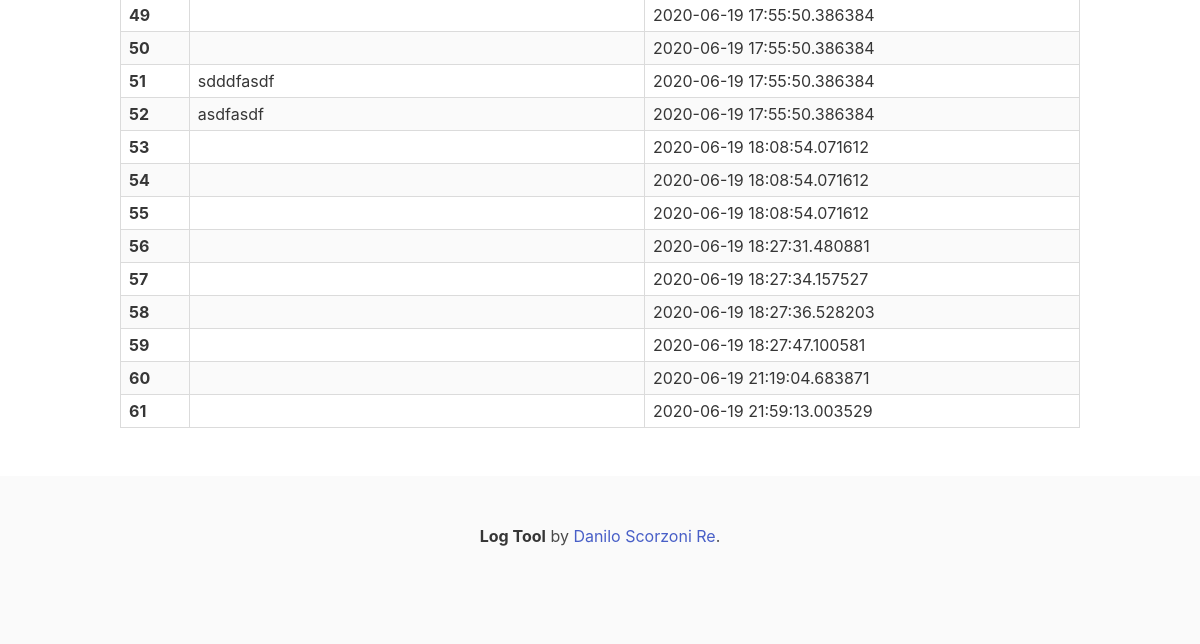
Before: /current_logs (signed in, lower part) with the older database file.
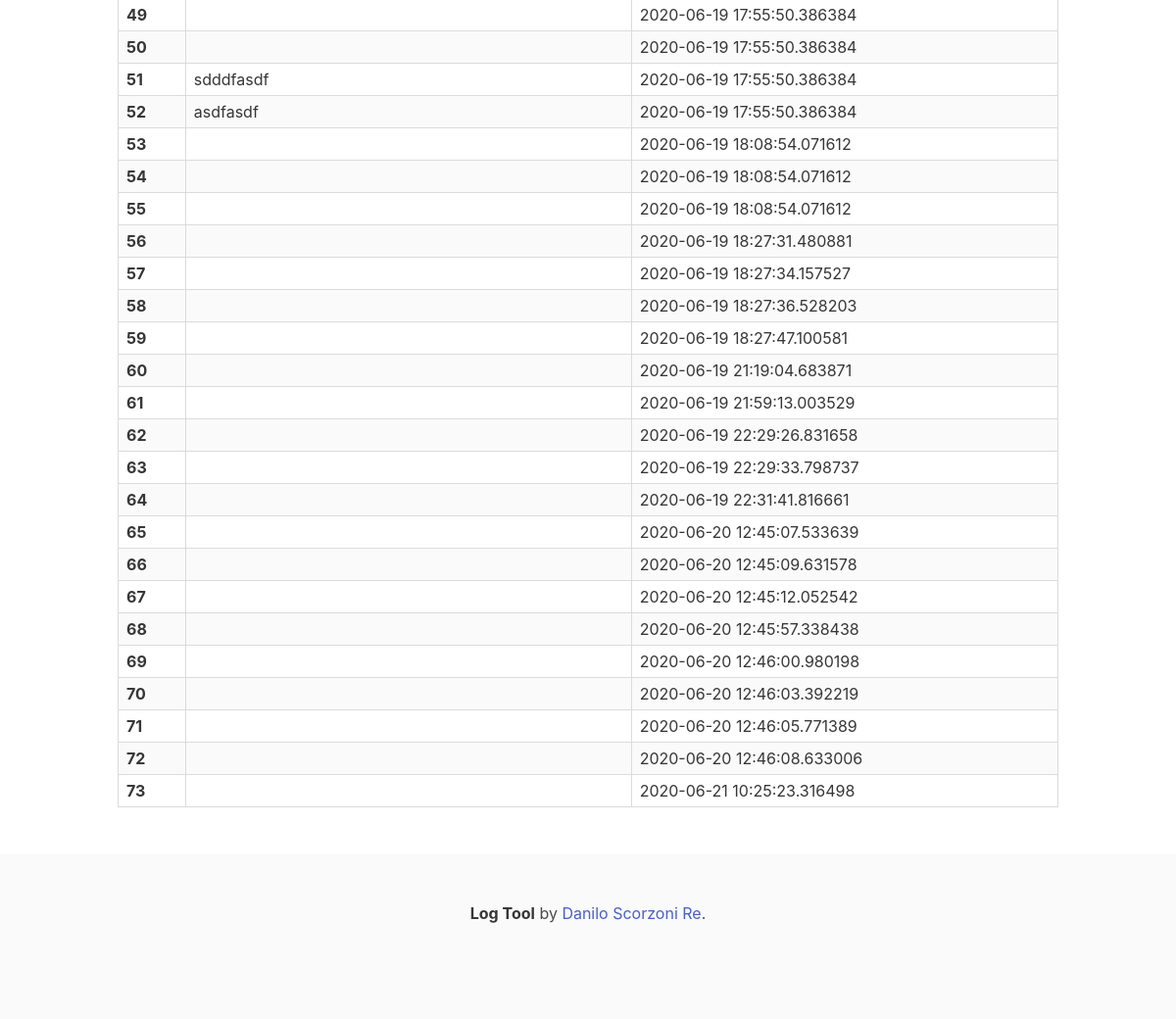
After: the same page with the newer database file.
### log_tool.py (models this page shows)
class Log(db.Model):
    id = db.Column(db.Integer, primary_key=True)
    log_string = db.Column(db.String(100), nullable=False)
    created_at = db.Column(db.DateTime, default = lambda:datetime.now())

### log_tool.py (the view)
@app.route('/current_logs')
@login_required
def current_logs():
    rows = Log.query.all()
    return render_template('current_logs.html', rows = rows)

### log_tool.py (called while the page is built)
@login_manager.user_loader
def load_user(user_id):
    return User.query.get(int(user_id))

### templates/current_logs.html (shortened to what this page needs)
{% extends "base.html" %}
{% block content %}
<section class="section">
    <div class="container">
        <table class="table is-bordered is-striped is-narrow is-hoverable is-fullwidth">
            <tbody>
                {% for row in rows %}
                <tr>
                    <th>
                        {{ row.id }}
                    </th>
                    <td>{{ row.log_string }}</td>
                    <td>{{ row.created_at }}</td>
                </tr>
                {% endfor %}
            </tbody>
        </table>
    </div>
</section>
{% endblock %}

### templates/base.html (shortened to what this page needs)
<!DOCTYPE html>
<html lang="en">
<head>
  <link rel="stylesheet" href="https://cdn.jsdelivr.net/npm/bulma@0.9.0/css/bulma.min.css" />
</head>
<body>
  {% block content %}
  {% endblock %}
  <footer class="footer">
    <div class="content has-text-centered">
      <p>
        <strong>Log Tool</strong> by <a href="https://github.com/dscorzoni">Danilo Scorzoni Re</a>.
      </p>
    </div>
  </footer>
</body>
</html>

Changed rows visible on the page:
added Log: id "62", created_at "2020-06-19 22:29:26.831658"
added Log: id "63", created_at "2020-06-19 22:29:33.798737"
added Log: id "64", created_at "2020-06-19 22:31:41.816661"
added Log: id "65", created_at "2020-06-20 12:45:07.533639"
added Log: id "66", created_at "2020-06-20 12:45:09.631578"
added Log: id "67", created_at "2020-06-20 12:45:12.052542"
added Log: id "68", created_at "2020-06-20 12:45:57.338438"
added Log: id "69", created_at "2020-06-20 12:46:00.980198"
added Log: id "70", created_at "2020-06-20 12:46:03.392219"
added Log: id "71", created_at "2020-06-20 12:46:05.771389"
added Log: id "72", created_at "2020-06-20 12:46:08.633006"
added Log: id "73", created_at "2020-06-21 10:25:23.316498"
